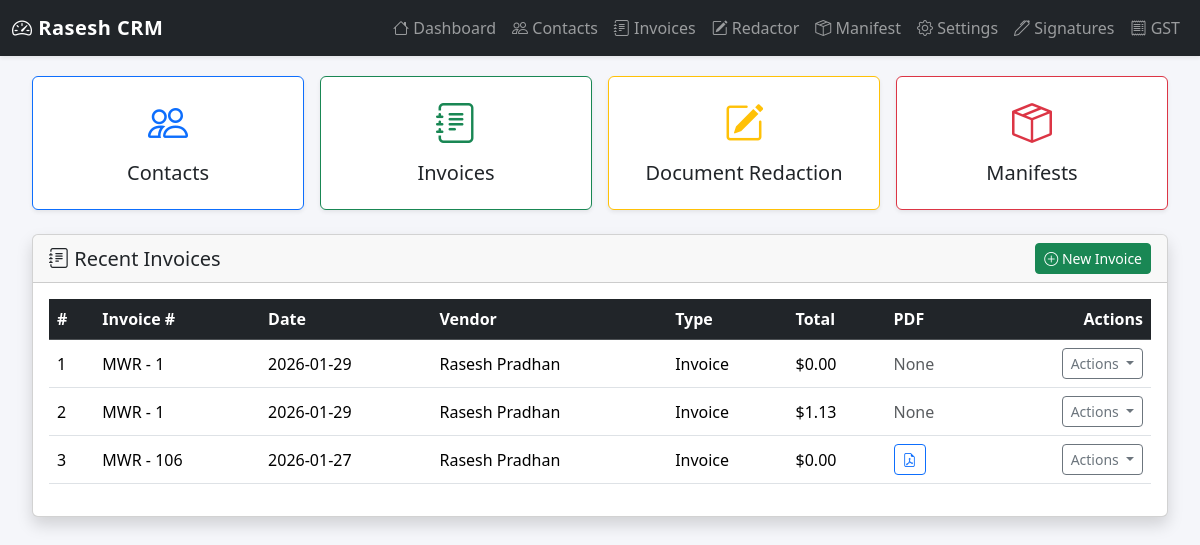
Before: / with the older database file.
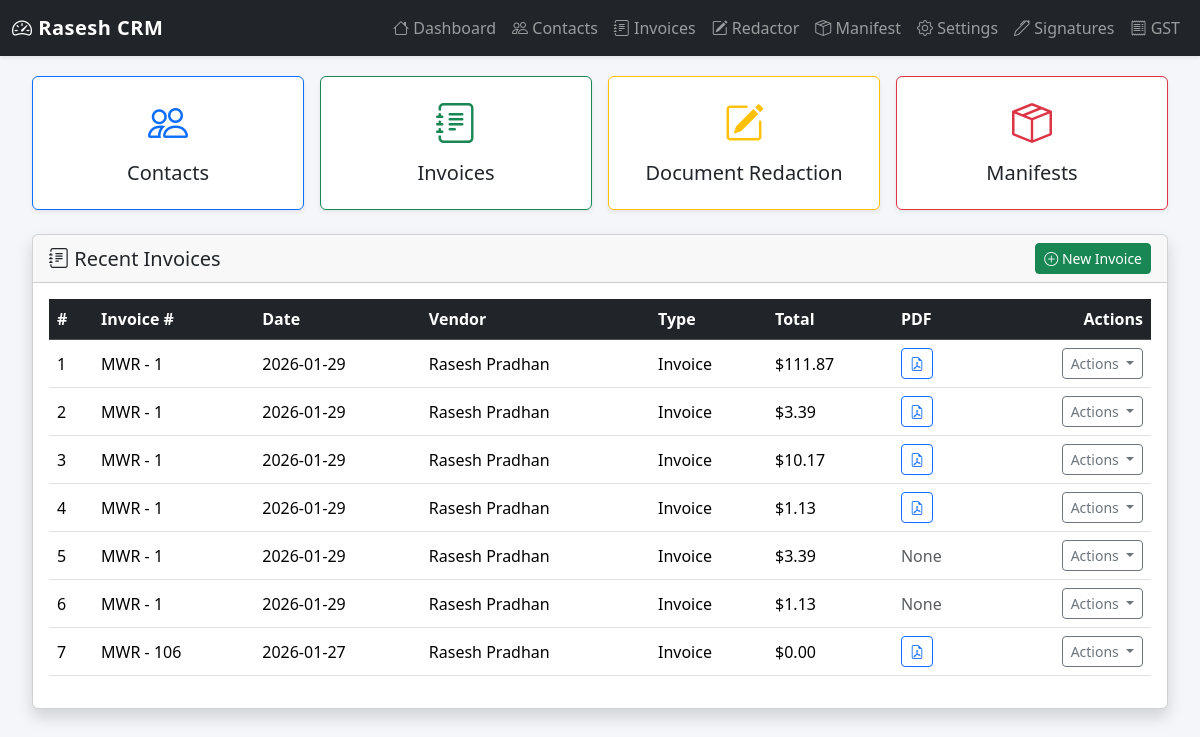
After: the same page with the newer database file.
### tables this page shows
CREATE TABLE invoices (
                id INTEGER PRIMARY KEY AUTOINCREMENT,
                num TEXT,
                date TEXT,
                vendor_id INTEGER,
                invoice_type TEXT,
                comments TEXT,
                terms_conditions TEXT,
                sig_id INTEGER,
                ship_cost REAL,
                tax_rate REAL,
                tax REAL,
                subtotal REAL,
                total REAL,
                pdf TEXT, gst_number TEXT, ship_method TEXT, ship_terms TEXT, delivery_date TEXT, template TEXT, id_invoice TEXT, status_invoice TEXT, discount_invoice REAL, currency_invoice TEXT, exchange_rate_invoice REAL, deposit_invoice REAL, due_date_invoice TEXT, payment_terms_invoice TEXT, late_fee_invoice REAL, total_before_tax_invoice REAL, total_after_tax_invoice REAL, balance_due_invoice REAL, client_id_invoice INTEGER, contact_id_invoice INTEGER, recurring_interval_invoice TEXT, next_invoice_date_invoice TEXT,
                FOREIGN KEY(vendor_id) REFERENCES vendors(id)
            );

CREATE TABLE vendors (
                id INTEGER PRIMARY KEY AUTOINCREMENT,
                name TEXT,
                gst_number TEXT,
                address TEXT,
                phone TEXT,
                email TEXT
            );

### app/__init__.py (the view)
    @app.route("/")
    def dashboard():
        from .dashboard import get_dashboard_stats
        stats = get_dashboard_stats()
        return render_template("dashboard.html", **stats)

### app/dashboard.py (called while the page is built)
def get_conn():
    db_path = current_app.config["DATABASE"]
    conn = sqlite3.connect(db_path)
    conn.row_factory = sqlite3.Row
    return conn

### templates/dashboard.html (shortened to what this page needs)
{% extends 'base.html' %}
{% block content %}
<div class="container-fluid">
  <div class="row g-3 mb-4">
    <div class="col-md-3">
      <a href="{{ url_for('contacts.contacts_list') }}" class="text-decoration-none">
        <div class="card shadow-sm border-primary">
          <div class="card-body text-center">
            <i class="bi bi-people fs-1 text-primary"></i>
            <h5 class="mt-2">Contacts</h5>
          </div>
        </div>
      </a>
    </div>
    <div class="col-md-3">
      <a href="{{ url_for('invoice_routes.invoice_list') }}" class="text-decoration-none">
        <div class="card shadow-sm border-success">
          <div class="card-body text-center">
            <i class="bi bi-journal-text fs-1 text-success"></i>
            <h5 class="mt-2">Invoices</h5>
          </div>
        </div>
      </a>
    </div>
    <div class="col-md-3">
      <a href="{{ url_for('redactor.upload_page') }}" class="text-decoration-none">
        <div class="card shadow-sm border-warning">
          <div class="card-body text-center">
            <i class="bi bi-pencil-square fs-1 text-warning"></i>
            <h5 class="mt-2">Document Redaction</h5>
          </div>
        </div>
      </a>
    </div>
    <div class="col-md-3">
      <a href="{{ url_for('manifest.manifest_registry') }}" class="text-decoration-none">
        <div class="card shadow-sm border-danger">
          <div class="card-body text-center">
            <i class="bi bi-box-seam fs-1 text-danger"></i>
            <h5 class="mt-2">Manifests</h5>
          </div>
        </div>
      </a>
    </div>
  </div>
  <div class="card shadow mt-4">
    <div class="card-header d-flex justify-content-between align-items-center">
      <h5 class="mb-0"><i class="bi bi-journal-text"></i> Recent Invoices</h5>
      <a href="{{ url_for('invoice.invoice_create') }}" class="btn btn-success btn-sm">
        <i class="bi bi-plus-circle"></i> New Invoice
      </a>
    </div>
    <div class="card-body">
      <table class="table table-hover align-middle">
        <thead class="table-dark">
          <tr>
            <th>#</th>
            <th>Invoice #</th>
            <th>Date</th>
            <th>Vendor</th>
            <th>Type</th>
            <th>Total</th>
            <th>PDF</th>
            <th class="text-end">Actions</th>
          </tr>
        </thead>
        <tbody>
          {% for inv in recent_invoices %}
          <tr>
            <td>{{ loop.index }}</td>
            <td>{{ inv.num }}</td>
            <td>{{ inv.date }}</td>
            <td>{{ inv.vendor }}</td>
            <td>{{ inv.invoice_type }}</td>
            <td>${{ "%.2f"|format(inv.total) }}</td>
            <td>
              {% if inv.pdf %}
                <a href="{{ url_for('invoice_routes.invoice_download', filename=inv.pdf) }}"
                   class="btn btn-sm btn-outline-primary">
                  <i class="bi bi-file-earmark-pdf"></i>
                </a>
              {% else %}
                <span class="text-muted">None</span>
              {% endif %}
            </td>
            <td class="text-end">
              <div class="btn-group">
                <button type="button" class="btn btn-sm btn-outline-secondary dropdown-toggle"
                        data-bs-toggle="dropdown">
                  Actions
                </button>
              </div>
            </td>
          </tr>
          {% endfor %}
        </tbody>
      </table>
    </div>
  </div>
</div>
{% endblock %}

### templates/base.html (shortened to what this page needs)
<!DOCTYPE html>
<html lang="en">
<head>
    <link href="https://cdn.jsdelivr.net/npm/bootstrap@5.3.2/dist/css/bootstrap.min.css" rel="stylesheet">
    <link href="https://cdn.jsdelivr.net/npm/bootstrap-icons@1.11.1/font/bootstrap-icons.css" rel="stylesheet">
</head>
<body>
<nav class="navbar navbar-expand-lg navbar-dark bg-dark shadow-sm">
    <div class="container-fluid">
        <a class="navbar-brand" href="{{ url_for('dashboard') }}">
            <i class="bi bi-speedometer2"></i> Rasesh CRM
        </a>
        <div class="collapse navbar-collapse" id="mainNavbar">
            <ul class="navbar-nav ms-auto mb-2 mb-lg-0">
                <li class="nav-item">
                    <a class="nav-link" href="{{ url_for('dashboard') }}">
                        <i class="bi bi-house"></i> Dashboard
                    </a>
                </li>
                <li class="nav-item">
                    <a class="nav-link" href="{{ url_for('contacts.contacts_list') }}">
                        <i class="bi bi-people"></i> Contacts
                    </a>
                </li>
                <li class="nav-item">
                    <a class="nav-link" href="{{ url_for('invoice_routes.invoice_list') }}">
                        <i class="bi bi-journal-text"></i> Invoices
                    </a>
                </li>
                <li class="nav-item">
                    <a class="nav-link" href="{{ url_for('redactor.upload_page') }}">
                        <i class="bi bi-pencil-square"></i> Redactor
                    </a>
                </li>
                <li class="nav-item">
                    <a class="nav-link" href="{{ url_for('manifest.manifest_registry') }}">
                        <i class="bi bi-box-seam"></i> Manifest
                    </a>
                </li>
                <li class="nav-item">
                    <a class="nav-link" href="{{ url_for('settings_page') }}">
                        <i class="bi bi-gear"></i> Settings
                    </a>
                </li>
                <li class="nav-item">
                    <a class="nav-link" href="{{ url_for('signature.signature_list') }}">
                        <i class="bi bi-pen"></i> Signatures
                    </a>
                </li>
                <li class="nav-item">
                    <a class="nav-link" href="{{ url_for('gst.gst_list') }}">
                        <i class="bi bi-receipt"></i> GST
                    </a>
                </li>
            </ul>
        </div>
    </div>
</nav>
<div class="content-wrapper container-fluid">
    {% block content %}{% endblock %}
</div>
</body>
</html>

### templates/base.html (style rules this page uses)
body { background-color: #f5f6fa; }
.navbar-brand { font-weight: bold; letter-spacing: 0.5px; }
.content-wrapper { padding: 20px; }

Changed rows visible on the page:
removed invoices: num "MWR - 1", date "2026-01-29", vendor "Rasesh Pradhan", invoice_type "Invoice", total "0.00", shows "None"
added invoices: num "MWR - 1", date "2026-01-29", vendor "Rasesh Pradhan", invoice_type "Invoice", total "111.87"
added invoices: num "MWR - 1", date "2026-01-29", vendor "Rasesh Pradhan", invoice_type "Invoice", total "3.39"
added invoices: num "MWR - 1", date "2026-01-29", vendor "Rasesh Pradhan", invoice_type "Invoice", total "10.17"
added invoices: num "MWR - 1", date "2026-01-29", vendor "Rasesh Pradhan", invoice_type "Invoice", total "1.13"
added invoices: num "MWR - 1", date "2026-01-29", vendor "Rasesh Pradhan", invoice_type "Invoice", total "3.39", shows "None"
